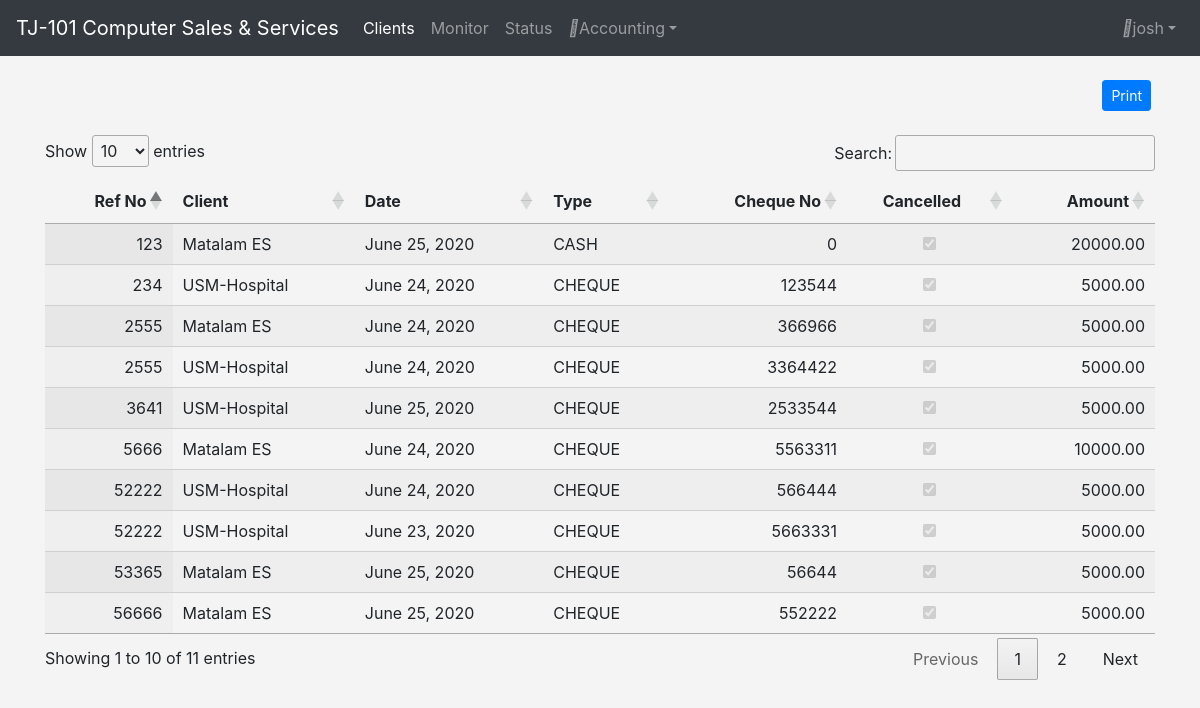
Screenshot of /collection/ (signed in) with the database file from the repository.
### client/models.py (models this page shows, shortened)
class Payment(models.Model):
    CASH = 'CASH'
    CHEQUE = 'CHEQUE'
    OTHERS = 'OTHERS'
    TYPE = (
        (CASH, 'Cash'), (CHEQUE, 'Cheque'), (OTHERS, 'Others'),
    )
    receipt_no = models.IntegerField()
    receipt_date = models.DateField(auto_now=False)
    receipt_date_01 = models.DateField(auto_now_add=True)
    receipt_amount = models.DecimalField(max_digits=15, decimal_places=2)
    receipt_cancelled = models.BooleanField(default=False)
    receipt_type = models.CharField(max_length=6, choices=TYPE, default=CASH)
    receipt_cheque_no = models.IntegerField()
    receipt_note = models.CharField(max_length=254)
    bill = models.ForeignKey(Bill, on_delete=models.CASCADE, related_name='payments')
    updated_by = models.ForeignKey(User, on_delete=models.CASCADE, related_name='payment_users')
    class Meta:
        indexes = [models.Index(fields=['receipt_date'])]
        ordering = ['-receipt_date']
        verbose_name = 'Payment'
        verbose_name_plural = 'Payments'

class Bill(models.Model):
    bill_no = models.IntegerField()
    bill_date = models.DateField(auto_now=False)
    bill_period_01 = models.DateField(auto_now=False)
    bill_period_02 = models.DateField(auto_now=False)
    bill_amount = models.DecimalField(max_digits=15, decimal_places=2, default=0)
    bill_note  = models.CharField(max_length=254)
    bill_cancelled = models.BooleanField(default=False)
    client = models.ForeignKey(Client, on_delete=models.CASCADE, related_name='bills')
    updated_by = models.ForeignKey(User, on_delete=models.CASCADE, related_name='bill_users')
    class Meta:
        indexes = [models.Index(fields=['bill_date'])]
        ordering = ['-bill_date']
        verbose_name = 'billing'
        verbose_name_plural = 'billings'

class Client(models.Model):
    client_no       = models.CharField(max_length=50)
    client_name     = models.CharField(max_length=150)
    client_address  = models.CharField(max_length=200)
    client_email    = models.CharField(max_length=100)
    client_registered = models.DateField(auto_now_add=False)
    client_active   = models.BooleanField(default=False)
    client_ip       = models.CharField(default="", max_length=20)
    client_contact  = models.CharField(default="", max_length=50)
    client_contact_person = models.CharField(default="", max_length=100)
    class Meta:
        indexes = [models.Index(fields=['client_name', 'client_no'])]
        ordering = ('client_name', 'client_no')
        verbose_name = 'client'
        verbose_name_plural = 'clients'
    def __str__(self):
        return  self.client_name

### collection/views.py (the view)
# urls.py: path('', views.collections, name='collections'),
def collections(request):
    payments = Payment.objects.all()
    return render(request, 'collection/collections.html', {'collections':payments})

### templates/collection/collections.html (shortened to what this page needs)
{% extends "base/base.html" %}
{% block content %}
    {% include 'base/navbar.html' %}
    <div class="container mt-4">
        <div class="row">
            <div class='col-12 float-right'>
                <button class='btn btn-sm btn-primary mx-1 float-right'>Print</button>
            </div>
        </div>
        <div class="row mt-4">
            <div class="col">
                <div class="table-responsive">
                    <table class="display" id="tbl_collections" width="100%" cellspacing="0">
                        <thead class="thead-light">
                            <tr>
                                <th class="text-right">Ref No</th>
                                <th>Client</th>
                                <th>Date</th>
                                <th>Type</th>
                                <th class="text-right">Cheque No</th>
                                <th class="text-center">Cancelled</th>
                                <th class="text-right">Amount</th>
                            </tr>
                        </thead>
                        <tbody>
                            {% for payment in collections %}
                                <tr>
                                    <td class="text-right">{{payment.receipt_no}}</td>
                                    <td>{{payment.bill.client}}</td>
                                    <td>{{payment.receipt_date}}</td>
                                    <td>{{payment.receipt_type}}</td>
                                    <td class="text-right">{{payment.receipt_cheque_no}}</td>
                                    <td class="text-center">{{payment.receipt_cancelled}}</td>
                                    <td class="text-right">{{payment.receipt_amount}}</td>
                                </tr>
                            {% empty %}
                                <tr>
                                    <td colspan="7" class="text-center bg-warning">No bills</td>
                                </tr>
                            {% endfor %}
                        </tbody>
                    </table>
            </div>
            </div>
        </div>
    </div>
{% endblock content %}

### templates/base/navbar-user.html (shortened to what this page needs)
<ul class="navbar-nav ml-auto ml-md-0">
    <li class="nav-item dropdown">
        <a class="nav-link dropdown-toggle" id="userDropdown" href="#" role="button" data-toggle="dropdown" aria-haspopup="true" aria-expanded="false"><i class="fas fa-user fa-fw"></i>{{user.username}}</a>
    </li>
  </ul>

### static/css/style.css (style rules this page uses)
body { background-color: #f4f4f4; }

### rows the page displays
Payment: receipt_no "123", bill.client "Matalam ES", receipt_date "June 25, 2020", receipt_type "CASH", receipt_cheque_no "0", receipt_amount "20000.00"
Payment: receipt_no "3641", bill.client "USM-Hospital", receipt_date "June 25, 2020", receipt_type "CHEQUE", receipt_cheque_no "2533544", receipt_amount "5000.00"
Payment: receipt_no "53365", bill.client "Matalam ES", receipt_date "June 25, 2020", receipt_type "CHEQUE", receipt_cheque_no "56644", receipt_amount "5000.00"
Payment: receipt_no "56666", bill.client "Matalam ES", receipt_date "June 25, 2020", receipt_type "CHEQUE", receipt_cheque_no "552222", receipt_amount "5000.00"
Payment: receipt_no "234", bill.client "USM-Hospital", receipt_date "June 24, 2020", receipt_type "CHEQUE", receipt_cheque_no "123544", receipt_amount "5000.00"
Payment: receipt_no "5666", bill.client "Matalam ES", receipt_date "June 24, 2020", receipt_type "CHEQUE", receipt_cheque_no "5563311", receipt_amount "10000.00"
Payment: receipt_no "2555", bill.client "Matalam ES", receipt_date "June 24, 2020", receipt_type "CHEQUE", receipt_cheque_no "366966", receipt_amount "5000.00"
Payment: receipt_no "52222", bill.client "USM-Hospital", receipt_date "June 24, 2020", receipt_type "CHEQUE", receipt_cheque_no "566444", receipt_amount "5000.00"
Payment: receipt_no "2555", bill.client "USM-Hospital", receipt_date "June 24, 2020", receipt_type "CHEQUE", receipt_cheque_no "3364422", receipt_amount "5000.00"
Payment: receipt_no "52222", bill.client "USM-Hospital", receipt_date "June 23, 2020", receipt_type "CHEQUE", receipt_cheque_no "5663331", receipt_amount "5000.00"

### other values shown
{{ user.username }} "josh"
